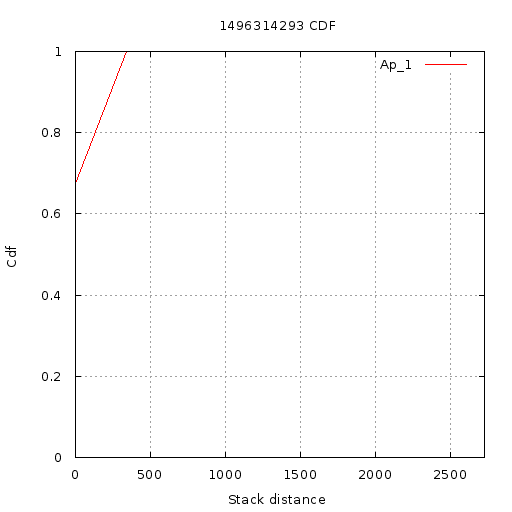

Write the gnuplot code that produced this figure.
set terminal  png size 512,512 font 'Verdana, 10'
set title "1496314293 CDF"
set output '//home//cat//Documents//CACHE//Results//PlotData//Static partial//1496314293//CDF//4//cdf.png'
set ylabel "Cdf"
set yrange [0:1]
set xlabel "Stack distance"
set xrange [1.000000:2725.000000]
set grid xtics ytics
plot '//home//cat//Documents//CACHE//Results//PlotData//Static partial//1496314293//CDF//4//App_1.txt' using 1:2 with lines title 'Ap_1'
set terminal  png size 512,512 font 'Verdana, 10'
set title "1496314293 CDF"
set output '//home//cat//Documents//CACHE//Results//PlotData//Static partial//1496314293//CDF//4//cdf.png'
set ylabel "Cdf"
set yrange [0:1]
set xlabel "Stack distance"
set xrange [1.000000:2725.000000]
set grid xtics ytics
plot '//home//cat//Documents//CACHE//Results//PlotData//Static partial//1496314293//CDF//4//App_1.txt' using 1:2 with lines title 'Ap_1'
set terminal  png size 512,512 font 'Verdana, 10'
set title "1496314293 CDF"
set output '//home//cat//Documents//CACHE//Results//PlotData//Static partial//1496314293//CDF//4//cdf.png'
set ylabel "Cdf"
set yrange [0:1]
set xlabel "Stack distance"
set xrange [1.000000:2725.000000]
set grid xtics ytics
plot '//home//cat//Documents//CACHE//Results//PlotData//Static partial//1496314293//CDF//4//App_1.txt' using 1:2 with lines title 'Ap_1'
set terminal  png size 512,512 font 'Verdana, 10'
set title "1496314293 CDF"
set output '//home//cat//Documents//CACHE//Results//PlotData//Static partial//1496314293//CDF//4//cdf.png'
set ylabel "Cdf"
set yrange [0:1]
set xlabel "Stack distance"
set xrange [1.000000:2725.000000]
set grid xtics ytics
plot '//home//cat//Documents//CACHE//Results//PlotData//Static partial//1496314293//CDF//4//App_1.txt' using 1:2 with lines title 'Ap_1'
